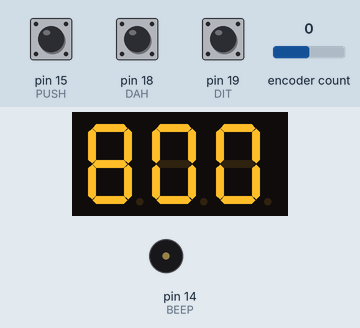
Recording of a sketch running on a simulated Arduino Leonardo, built with avr-gcc and run on an emulated ATmega32U4. Parts: 3-digit seven-segment display, buzzer (waves = sounding). Inputs (shaded band) come from the test bench; at power-on: pin 18 (DAH) HIGH, encoder count 0, pin 19 (DIT) HIGH, pin 15 (PUSH) HIGH. USB keyboard and mouse output is not drawn.

Above: at 1.2 s.
1.3 s: pin 18 (DAH) pulled LOW for 0.15 s
At 1.46 s:
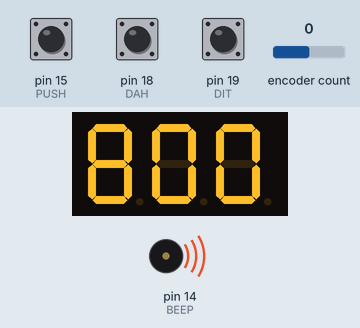
3.1 s: encoder count set to 1
At 4.7 s:
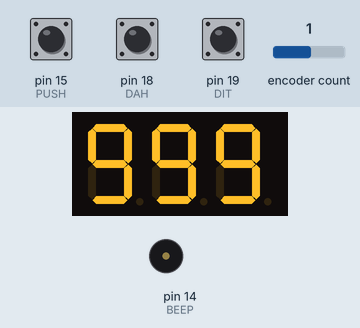
4.9 s: pin 19 (DIT) pulled LOW for 0.15 s
At 5.09 s:
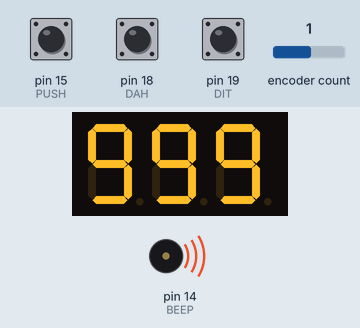
6.7 s: pin 19 (DIT) pulled LOW for 3.2 s
At 10.7 s:
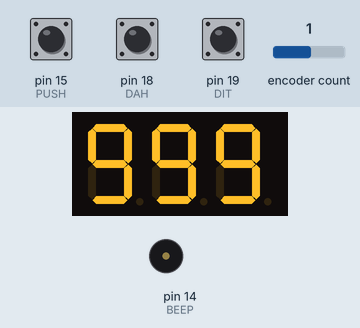
11.4 s: pin 18 (DAH) pulled LOW for 3.2 s
At 11.8 s:
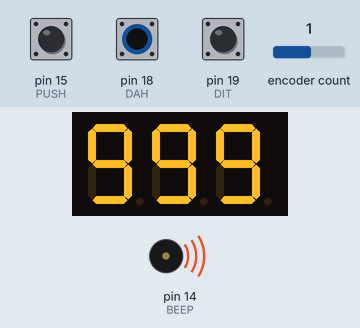
Timing chart, 0 to 16.2 s (numbered marks = the images above; inputs shaded):
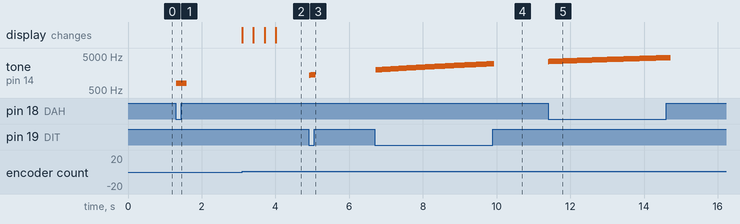

Measured:
- after the input at 1.3 s, tone on pin 14 (BEEP): silent → 800 Hz at once, → silent 0.28 s later
- after the input at 3.1 s, the display: first changes at once (image 2 shows a later state)
- after the input at 4.9 s, tone on pin 14 (BEEP): plays 1380 Hz for 0.03 s, 1390 Hz for 0.03 s, 1400 Hz for 0.03 s, 1410 Hz for 0.03 s, 1420 Hz for 0.05 s, starting at once
- after the input at 6.7 s, tone on pin 14 (BEEP): plays 1950 Hz for 0.03 s, 1960 Hz for 0.03 s, 1970 Hz for 0.03 s, 1980 Hz for 0.03 s, 1990 Hz for 0.03 s, 2000 Hz for 0.03 s … (102 notes in this stretch), starting at once
- after the input at 11.4 s, tone on pin 14 (BEEP): plays 3440 Hz for 0.03 s, 3450 Hz for 0.03 s, 3460 Hz for 0.03 s, 3470 Hz for 0.03 s, 3480 Hz for 0.03 s, 3490 Hz for 0.03 s … (102 notes in this stretch), starting at once

The sketch:

arduino_keyer.ino
```cpp
//W9GGG Keyer by Patrick Gawthrop
//This is hella bad code tbh

//Whenever I get around to using that hardware
#include <Keyboard.h>
#include <SevenSeg.h>

SevenSeg disp(2,3,4,5,6,7,8);

const int numOfDigits=3;
int digitPins[numOfDigits]={10,11,12};

//All buttons
#define DIT 19
#define DAH 18
#define PUSH 15
#define BEEP 14

//Future knob
#include <Encoder.h>
Encoder enc(17, 16);
float knob = 0;
float old_knob = 0;

//CW Elements Setup
unsigned long ditMillis= 0;
unsigned long dahMillis= 0;
unsigned long currentMillis = 0;
unsigned long time1= 0;
unsigned long time2= 0;
bool nextKey;
//Menu Stuff
int wpm = 25;
int elementDit;
unsigned long elementDah;
unsigned long delayDit;
unsigned long delayDah;
int toneOut = 800;
int menuItem;
int menuActive = 0;
unsigned long activeTime;
unsigned long lastPress;


void setup() {
//7 Setment Hookup in 43905830495385 years
  disp.setDigitPins(numOfDigits, digitPins);

//Setting up moar buddins
  pinMode(DIT, INPUT);
  pinMode(DAH, INPUT);
  pinMode(PUSH, INPUT);
  digitalWrite(DIT, HIGH);
  digitalWrite(DAH, HIGH);
  digitalWrite(PUSH, HIGH);

//idk
  Keyboard.begin();

//CW Speed: Elements = 1200/WPM. Dit is 1 element. Dah is 3 elements. The pause must be the sent signal + one element.
  elementDit = (1200 / (wpm));
  elementDah = ((elementDit) * 3);
  delayDit = ((elementDit) * 2);
  delayDah = ((elementDah) + (elementDit));

//Innefficient way to check if you should key or not.
  currentMillis = millis();
  time1 = (currentMillis - (ditMillis - delayDit));
  time2 = (currentMillis - (dahMillis - delayDah));
  nextKey = true;
//TOT Timer
  activeTime = (millis() - lastPress);

}

void loop() {

//Dit and Dahs
  if(digitalRead(DIT) == LOW)
  {
    if((time1 && time2) >= 0)
    {
      tone(BEEP, toneOut, elementDit);
      ditMillis = millis();
    }
  }

  if(digitalRead(DAH) == LOW)
  {
    if((time1 && time2) >= 0)
    {
      tone(BEEP, toneOut, elementDah);
      dahMillis = millis();
    }
  }

  knob = (float)(enc.read());

//https://youtu.be/poz6W0znOfk?t=3 I hate myself - This is the menu
  if(menuActive = 0)
  {
    if(digitalRead(PUSH) == LOW)
    {
      disp.write(menuItem);
      menuActive = 1;
      lastPress = millis();
    }
  }
  if(menuActive = 1)
  {
    if(knob != old_knob)
    {
      if(knob > old_knob)
      {
        menuItem = (menuItem + 1);
        disp.write(menuItem);
        lastPress = millis();
      }
      else
      {
        menuItem = (menuItem - 1);
        disp.write(menuItem);
        lastPress = millis();
      }
    }
    if(menuItem >= 4)
    {
      menuItem = 0;
    }
    if(menuItem <= -1)
    {
      menuItem = 3;
    }
    if(digitalRead(PUSH) == LOW)
    {
      if(activeTime >= 500)
      {
        menuActive = 2;
        lastPress = millis();
      }
    }
    if(activeTime >= 10000)
    {
      menuActive = 0;
    }
  }
  if(menuActive = 2)
  {
    if(menuItem = 0)
    {
      disp.write(wpm);
      if(knob != old_knob)
      {
        if(knob > old_knob)
        {
          wpm = (wpm + 1);
          disp.write(elementDit);
          lastPress = millis();
        }
        else
        {
          wpm = (wpm - 1);
          disp.write(elementDit);
          lastPress = millis();
        }
      }
      if(wpm <= 0)
      {
        wpm = 1;
      }
    }
    if(menuItem = 1)
    {
      disp.write(toneOut);
      if(knob != old_knob)
      {
        if(knob > old_knob)
        {
          toneOut = (toneOut + 10);
          disp.write(toneOut);
          lastPress = millis();
        }
        else
        {
          toneOut = (toneOut - 10);
          disp.write(toneOut);
          lastPress = millis();
        }
      }
      if(toneOut <= 0)
      {
        toneOut = 10;
      }
    }
//Woah the future! Come back soon to find out!
    if(menuItem = 2)
    {
    }
    if(menuItem = 3)
    {
    }
    if(activeTime >= 5000)
    {
      menuActive = 1;
    }
  }
}

//I hate coding.
```
